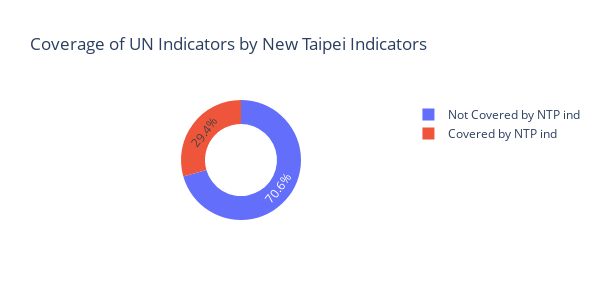

This figure's notebook cell:
### Markdown cell above
## Plotly

### Code cell
# How many percentage of UN indicators that covered by new taipei indicators
print(f"{((248-len(eliminated_id)) / un_sdgs.shape[0])*100:.2f}% of UN indicators covered by New Taipei indicators")
# 資料
labels = ['Not Covered by NTP ind ', 'Covered by NTP ind']
sizes = [len(eliminated_id), un_sdgs.shape[0] - len(eliminated_id)]

# 創建圓餅圖
fig = go.Figure(data=[go.Pie(labels=labels, values=sizes, hole=.6)])

# 設置標題
fig.update_layout(
    title='Coverage of UN Indicators by New Taipei Indicators',
    width=600,
    height=300)

# 顯示圖表
fig.show()

### Figure 1 — Plotly figure (JSON) as saved in the notebook; plotly's stock layout.template omitted (floating-point values rounded to 4 significant figures)
{"data": [{"hole": 0.6, "labels": ["Not Covered by NTP ind ", "Covered by NTP ind"], "type": "pie", "values": [175, 73]}], "layout": {"height": 300, "title": {"text": "Coverage of UN Indicators by New Taipei Indicators"}, "width": 600}}
